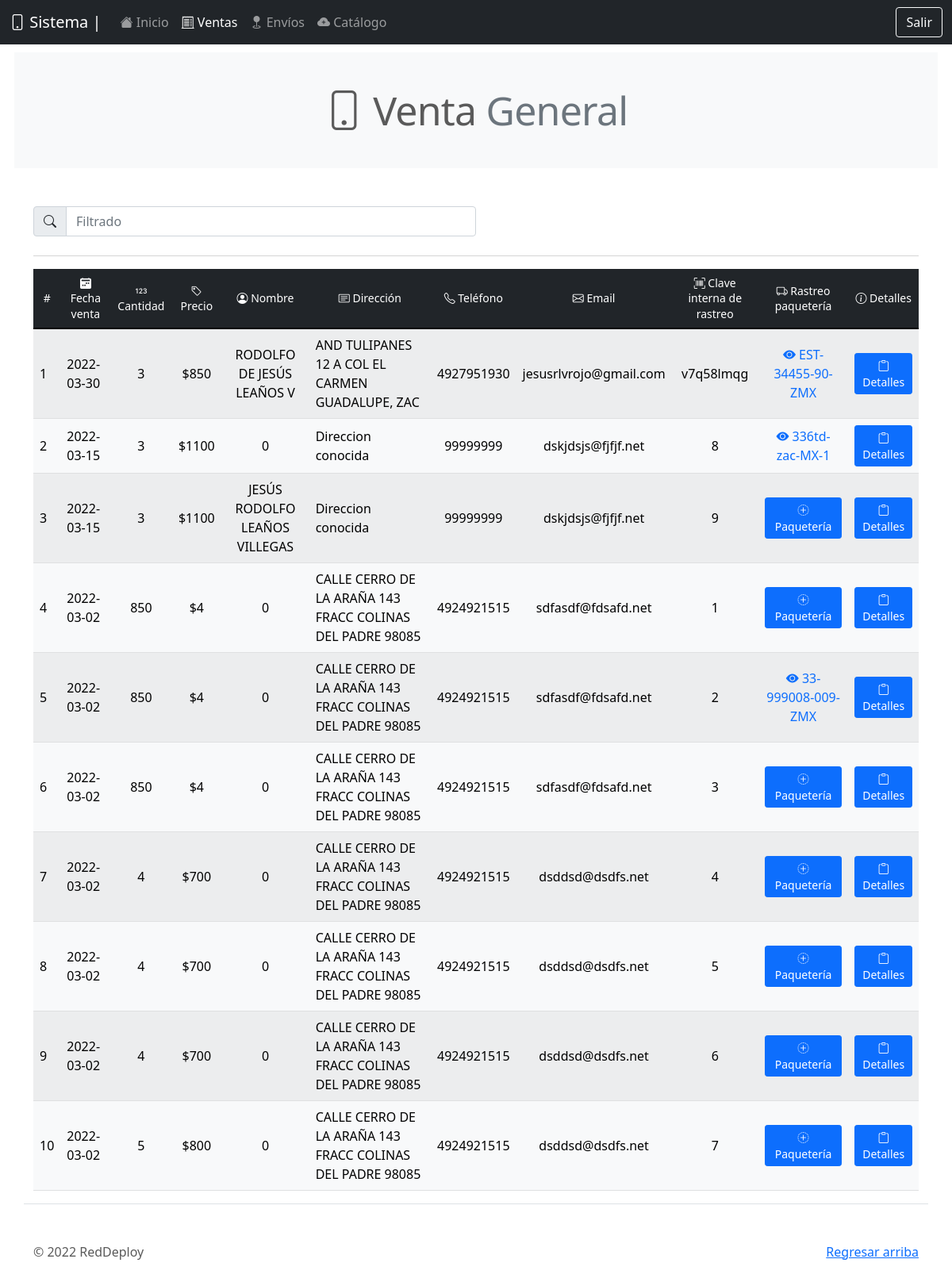
/be_/venta_gral.php, run on the app's committed database.
### tables this page shows
CREATE TABLE `venta_gral` (
  `id` int(11) NOT NULL,
  `cantidad` int(11) NOT NULL,
  `precio` int(11) NOT NULL,
  `fecha_venta` date NOT NULL,
  `nombre` varchar(100) NOT NULL,
  `direccion` varchar(100) NOT NULL,
  `telefono` varchar(50) NOT NULL,
  `email` varchar(50) NOT NULL,
  `tarjeta` varchar(16) NOT NULL,
  `nombre_tarjeta` varchar(50) NOT NULL,
  `expira_mes` varchar(2) NOT NULL,
  `expira_annio` varchar(2) NOT NULL,
  `clave_rastreo_int` varchar(100) NOT NULL,
  `clave_rastreo_ext` varchar(100) DEFAULT NULL
);

### query/query_ventas.php (called while the page is built)
<?php
include('qconn/qc.php');
    $sql = "SELECT * FROM venta_gral ORDER BY fecha_venta DESC LIMIT 20";
    $resultado_sql = $conn->query($sql);
?>

### be_/venta_gral.php (the view, shortened to what this page needs)
<!doctype html>
<html lang="en">
  <head>
    <link rel="stylesheet" href="https://cdn.jsdelivr.net/npm/bootstrap-icons@1.7.2/font/bootstrap-icons.css">
    <link href="../assets/dist/css/bootstrap.min.css" rel="stylesheet">
    <link href="../carousel.css" rel="stylesheet">
  </head>
  <body>
<header>
  <nav class="navbar navbar-expand-md navbar-dark fixed-top bg-dark">
    <div class="container-fluid">
      <a class="navbar-brand" href="#"><i class="bi bi-phone"></i> Sistema |</a>
      <div class="collapse navbar-collapse" id="navbarCollapse">
        <ul class="navbar-nav me-auto mb-2 mb-md-0">
          <li class="nav-item">
           <a class="nav-link" aria-current="page" href="dashboard.php"><i class="bi bi-house-fill"></i> Inicio</a>
          </li>
          <li class="nav-item">
            <a class="nav-link active" href="venta_gral.php"><i class="bi bi-receipt-cutoff"></i> Ventas</a>
          </li>
          <li class="nav-item">
            <a class="nav-link" href="envio.php"><i class="bi bi-geo-fill"></i> Envíos</a>
          </li>
          <li class="nav-item">
            <a class="nav-link" href="envio.php"><i class="bi bi-cloud-plus-fill"></i> Catálogo</a>
          </li>
        </ul>
        <form class="d-flex">
          <a href="prcd/sort.php" class="btn btn-outline-light" type="submit">Salir</a>
        </form>
      </div>
    </div>
  </nav>
</header>
<main>
  <h2 class="mb-5 bg-light p-5 text-center featurette-heading" style="margin:18px;"><i class="bi bi-phone"></i> Venta <span class="text-muted">General</span></h2>
<? include('../query/query_ventas.php'); ?>
  <div class="container marketing mt-5 border-bottom">
  <div class="input-group mb-4 w-50">
    <span class="input-group-text" id="basic-addon1"><i class="bi bi-search"></i></span>
    <input type="text" class="form-control" placeholder="Filtrado" aria-label="Filtrado" aria-describedby="basic-addon1" id="myInput">
  </div>
  <hr>
    <table class="table  table-light table-striped mb-3 table-hover align-middle">
      <thead class="text-center table-dark align-middle">
        <tr>
          <th scope="col" class="h6"><small>#</small></th>
          <th scope="col" class="h6"><small><i class="bi bi-calendar2-week-fill"></i> Fecha venta</small></th>
          <th scope="col" class="h6"><small><i class="bi bi-123"></i> Cantidad</small></th>
          <th scope="col" class="h6"><small><i class="bi bi-tag"></i> Precio</small></th>
          <th scope="col" class="h6"><small><i class="bi bi-person-circle"></i> Nombre</small></th>
          <th scope="col" class="h6"><small><i class="bi bi-card-text"></i> Dirección</small></th>
          <th scope="col" class="h6"><small><i class="bi bi-telephone"></i> Teléfono</small></th>
          <th scope="col" class="h6"><small><i class="bi bi-envelope"></i> Email</small></th>
          <th scope="col" class="h6"><small><i class="bi bi-upc-scan"></i> Clave interna de rastreo</small></th>
          <th scope="col" class="h6"><small><i class="bi bi-truck"></i> Rastreo paquetería</small></th>
          <th scope="col" class="h6"><small><i class="bi bi-info-circle"></i> Detalles</small></th>
        </tr>
      </thead>
      <tbody id="myTable">
        <?php
        $x = 0;
          while($row_sql = $resultado_sql->fetch_assoc()){
            $x++;
            echo'<tr>';
            echo'<td>'.$x.'</td>';
            echo'<td>'.$row_sql['fecha_venta'].'</td>';
            echo'<td class="text-center">'.$row_sql['cantidad'].'</td>';
            echo'<td class="text-center">$'.$row_sql['precio'].'</td>';
            echo'<td class="text-center">'.$row_sql['nombre'].'</td>';
            echo'<td>'.$row_sql['direccion'].'</td>';
            echo'<td class="text-center">'.$row_sql['telefono'].'</td>';
            echo'<td class="text-center">'.$row_sql['email'].'</td>';
            echo'<td class="text-center">'.$row_sql['clave_rastreo_int'].'</td>';
            if(!$row_sql['clave_rastreo_ext']){
              echo'<td class="text-center"><button class="btn btn-sm btn-primary" data-bs-toggle="modal" data-bs-target="#exampleModal'.$row_sql['id'].'"><i class="bi bi-plus-circle-dotted"></i> Paquetería</button></td>';
            }
            else{
              echo'<td class="text-center"><a href="revision_envio.php?id='.$row_sql['clave_rastreo_ext'].'" style="text-decoration: none;"><i class="bi bi-eye-fill"></i> '.$row_sql['clave_rastreo_ext'].'</a></td>';
            }
            echo'<td class="text-center"><a href="venta_individual.php?venta='.$row_sql['clave_rastreo_int'].'" type="button" class="btn btn-primary btn-sm"><i class="bi bi-clipboard"></i> Detalles</a></td>';
            echo'</tr>';
          }
        ?>
      </tbody>
    </table>
  </div>
  <footer class="container mt-5">
    <p class="float-end"><a href="#">Regresar arriba</a></p>
    <p>&copy; 2022 RedDeploy</p>
  </footer>
</main>
  </body>
</html>

### carousel.css (style rules this page uses)
body { padding-top: 3rem; padding-bottom: 3rem; color: #5a5a5a; }
.featurette-heading { font-weight: 300; line-height: 1; letter-spacing: -.05rem; }
@media (min-width: 40em) { .featurette-heading { font-size: 50px; } }
@media (min-width: 62em) { .featurette-heading { margin-top: 7rem; } }

### data on the page
venta_gral: fecha_venta "2022-03-30", cantidad "3", precio "850", nombre "RODOLFO DE JESÚS LEAÑOS V", direccion "AND TULIPANES 12 A COL EL CARMEN GUADALUPE, ZAC", telefono "4927951930", email "jesusrlvrojo@gmail.com", clave_rastreo_int "v7q58lmqg", clave_rastreo_ext "EST-34455-90-ZMX"
venta_gral: fecha_venta "2022-03-15", cantidad "3", precio "1100", nombre "0", direccion "Direccion conocida", telefono "99999999", email "dskjdsjs@fjfjf.net", clave_rastreo_int "8", clave_rastreo_ext "336td-zac-MX-1"
venta_gral: fecha_venta "2022-03-15", cantidad "3", precio "1100", nombre "JESÚS RODOLFO LEAÑOS VILLEGAS", direccion "Direccion conocida", telefono "99999999", email "dskjdsjs@fjfjf.net", clave_rastreo_int "9"
venta_gral: fecha_venta "2022-03-02", cantidad "850", precio "4", nombre "0", direccion "CALLE CERRO DE LA ARAÑA 143 FRACC COLINAS DEL PADRE 98085", telefono "4924921515", email "sdfasdf@fdsafd.net", clave_rastreo_int "1"
venta_gral: fecha_venta "2022-03-02", cantidad "850", precio "4", nombre "0", direccion "CALLE CERRO DE LA ARAÑA 143 FRACC COLINAS DEL PADRE 98085", telefono "4924921515", email "sdfasdf@fdsafd.net", clave_rastreo_int "2", clave_rastreo_ext "33-999008-009-ZMX"
venta_gral: fecha_venta "2022-03-02", cantidad "850", precio "4", nombre "0", direccion "CALLE CERRO DE LA ARAÑA 143 FRACC COLINAS DEL PADRE 98085", telefono "4924921515", email "sdfasdf@fdsafd.net", clave_rastreo_int "3"
venta_gral: fecha_venta "2022-03-02", cantidad "4", precio "700", nombre "0", direccion "CALLE CERRO DE LA ARAÑA 143 FRACC COLINAS DEL PADRE 98085", telefono "4924921515", email "dsddsd@dsdfs.net", clave_rastreo_int "4"
venta_gral: fecha_venta "2022-03-02", cantidad "4", precio "700", nombre "0", direccion "CALLE CERRO DE LA ARAÑA 143 FRACC COLINAS DEL PADRE 98085", telefono "4924921515", email "dsddsd@dsdfs.net", clave_rastreo_int "5"
venta_gral: fecha_venta "2022-03-02", cantidad "4", precio "700", nombre "0", direccion "CALLE CERRO DE LA ARAÑA 143 FRACC COLINAS DEL PADRE 98085", telefono "4924921515", email "dsddsd@dsdfs.net", clave_rastreo_int "6"
venta_gral: fecha_venta "2022-03-02", cantidad "5", precio "800", nombre "0", direccion "CALLE CERRO DE LA ARAÑA 143 FRACC COLINAS DEL PADRE 98085", telefono "4924921515", email "dsddsd@dsdfs.net", clave_rastreo_int "7"
